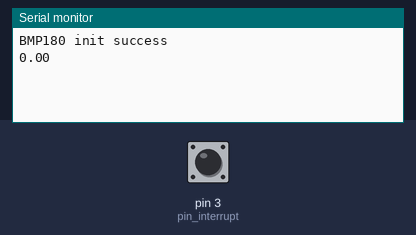
The sketch below on a simulated Arduino Uno, built with avr-gcc and run on an emulated ATmega328P. Shown: the last lines printed to the serial monitor. The test bench sets the inputs (shaded band); at power-on: pin 3 (pin_interrupt) HIGH.

Above: at 1.2 s.
1.3 s: pin 3 (pin_interrupt) pulled LOW for 0.15 s
At 2.6 s:
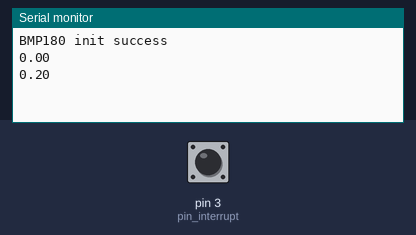
2.9 s: pin 3 (pin_interrupt) pulled LOW for 1 s
At 5.1 s:
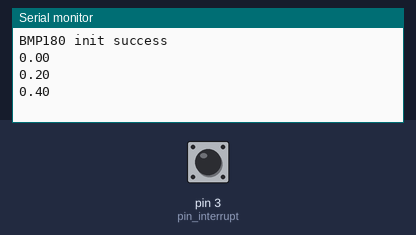
5.4 s: pin 3 (pin_interrupt) pulled LOW for 0.15 s
At 6.9 s:
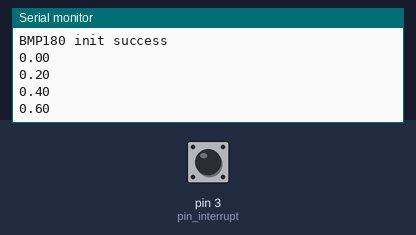
Timing chart, 0 to 8.4 s (numbered marks = the images above; inputs shaded):
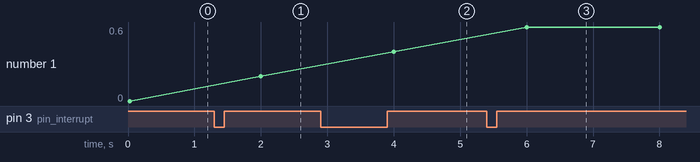

Measured:
- after the input at 1.3 s, the serial monitor: prints a new line after 0.70 s (image 1)
- after the input at 2.9 s, the serial monitor: prints a new line after 1.1 s (image 2)
- after the input at 5.4 s, the serial monitor: prints a new line after 0.60 s (image 3)
- plotted number 1: 0 → 0.2 after the input at 1.3 s, 0.2 → 0.4 after the input at 2.9 s, 0.4 → 0.6 after the input at 5.4 s

The sketch:

AWS.ino
```cpp
#include <Wire.h>
#include "RTClib.h"
#include "DHT.h"
#include <SFE_BMP180.h>
#include <Adafruit_BusIO_Register.h>
#include <Adafruit_I2CDevice.h>
#include <Adafruit_I2CRegister.h>
#include <Adafruit_SPIDevice.h>
#include <Adafruit_INA219.h>
#include <ArduinoJson.h>
#include <SoftwareSerial.h>

#define DHTPIN        2
#define pin_interrupt 3

#define DHTTYPE DHT21
DHT dht(DHTPIN, DHTTYPE);

SoftwareSerial linkSerial(11, 12); // RX, TX

SFE_BMP180 pressure;
char status;
double P, T;

Adafruit_INA219 ina219;                      /*  Adafruit_INA219 ina219_B(0x45); tambahkan alamat dan variable jika menggunakan lebih dari 1 Modul INA219*/
float currentSampleRead   = 0;               /* Untuk tempat data mengambil sampel */
unsigned long currentLastSample   = 0;       /* Untuk tempat data pengaktifan pengambilan sampel */
float currentSampleSum    = 0;               /* Untuk tempat data nilai jumlah data */
float currentMean ;                          /* Untuk tempat data rata rata arus */
float konstanta = 0.159   ;                  // konstanta untuk konversi arus ke radiasi
float Irradiation = 0.00;

RTC_DS3231 rtc;
DateTime now;
String jam, menit, detik;
float curah, curahHariIni;
float tip = 0.2;

float hum, temp;

void setup() {
  Serial.begin(9600);

  //dht.begin();

  if (pressure.begin())
    Serial.println("BMP180 init success");
  else
  {
    Serial.println("BMP180 init fail\n\n");
    while (1); // Pause forever.
  }
  //ina219.begin();

  pinMode(pin_interrupt, INPUT);
  attachInterrupt(digitalPinToInterrupt(pin_interrupt), hitungCurah, FALLING);

  //  if (!rtc.begin()) {
  //    Serial.println("Couldn't find RTC");
  //    while (1)
  //      ;
  //  }

  linkSerial.begin(4800);

}

void loop() {
  Serial.println(curah);
  delay(2000);
}
```

Curah_Hujan_dan_RTC.ino
```cpp
void hitungCurah() {
  curah = curah + tip;
}

void hujan() {
  curahHariIni = curah;
  if (detik.equals("0")) { // Hanya print pada detik 0
    if (menit.equals("0") && jam.equals("7"))
    {
      curah = 0;
    }
  }
}

void bacaRTC() {
  now = rtc.now();
  jam = String(now.hour(), DEC);
  menit = String(now.minute(), DEC);
  detik = String(now.second(), DEC);
}
```

Radiasi_Matahari.ino
```cpp
void pyrano() {
  for (int i = 1; i<100; i++) {
    currentSampleRead = ina219.getCurrent_mA () + 1;                                                  /* membaca sampel dengan kalibrasi sensor arus */
    currentSampleSum = currentSampleSum + currentSampleRead ;                                         /* Akumulasi sampel */
  }

  currentMean = currentSampleSum / 100;                                              /* menghitung rata rata arus */
  Irradiation = (currentMean / konstanta * 1000);
  currentSampleSum = 0;
}
```

Suhu_dan_Kelembaban.ino
```cpp
void ambilData() {
  hum = dht.readHumidity();
  temp = dht.readTemperature();

  if (isnan(hum) || isnan(temp)) {
    Serial.println("ada masalah pada DHT");
    while(1)
      ;
  }
}
```

Tekanan_Udara.ino
```cpp
void tekanan() {
  status = pressure.getPressure(P, T);
  if (status != 0)
  {
    Serial.print("absolute pressure: ");
    Serial.print(P, 2);
    Serial.print(" mb, ");
  }
}
```
